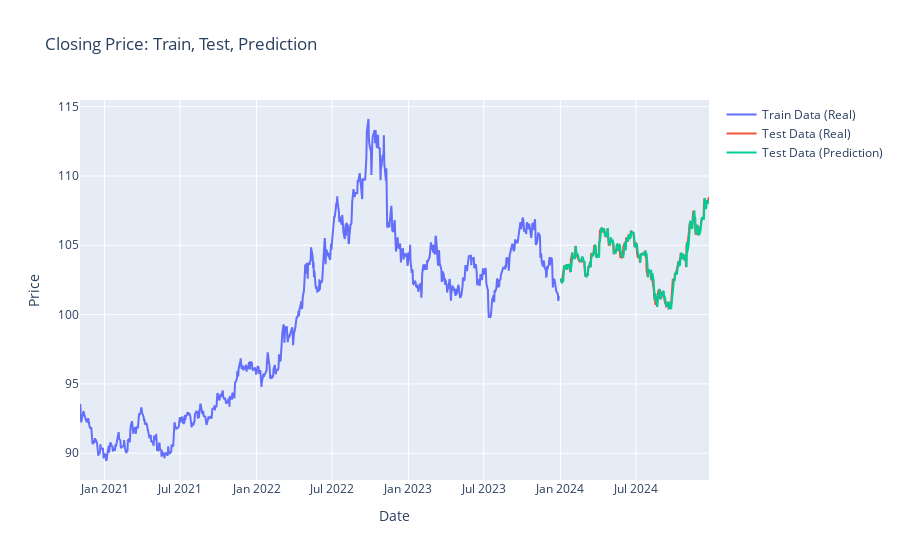

This figure's notebook cell:
### Code cell
import plotly.graph_objects as go
from plotly.subplots import make_subplots

fig = make_subplots(
    rows=1,
    cols=1,
)

fig.add_trace(
    go.Scatter(
        x=train_index,
        y=df.loc[train_index]["Close"],
        mode="lines",
        name="Train Data (Real)",
        showlegend=True,
    ),
    row=1,
    col=1,
)

fig.add_trace(
    go.Scatter(
        x=test_index,
        y=y_test,
        mode="lines",
        name="Test Data (Real)",
        showlegend=True,
    ),
    row=1,
    col=1,
)

fig.add_trace(
    go.Scatter(
        x=test_index,
        y=y_pred_test_price,
        name="Test Data (Prediction)",
        mode="lines",
        showlegend=True,
    ),
    row=1,
    col=1,
)


fig.update_layout(
    title_text="Closing Price: Train, Test, Prediction",
    xaxis_title="Date",
    yaxis_title="Price",
)

fig.show()

### Figure 1 — Plotly figure (JSON) as saved in the notebook; plotly's stock layout.template omitted (floating-point values rounded to 4 significant figures; data arrays with more than 128 entries replaced by an {"elided": "..."} marker saying what was removed)
{"data": [{"mode": "lines", "name": "Train Data (Real)", "showlegend": true, "type": "scatter", "x": {"elided": "794 str values"}, "xaxis": "x", "y": {"elided": "794 float values"}, "yaxis": "y"}, {"mode": "lines", "name": "Test Data (Real)", "showlegend": true, "type": "scatter", "x": {"elided": "252 str values"}, "xaxis": "x", "y": {"elided": "247 float values"}, "yaxis": "y"}, {"mode": "lines", "name": "Test Data (Prediction)", "showlegend": true, "type": "scatter", "x": {"elided": "252 str values"}, "xaxis": "x", "y": {"elided": "247 float values"}, "yaxis": "y"}], "layout": {"title": {"text": "Closing Price: Train, Test, Prediction"}, "xaxis": {"anchor": "y", "domain": [0, 1], "title": {"text": "Date"}}, "yaxis": {"anchor": "x", "domain": [0, 1], "title": {"text": "Price"}}}}
